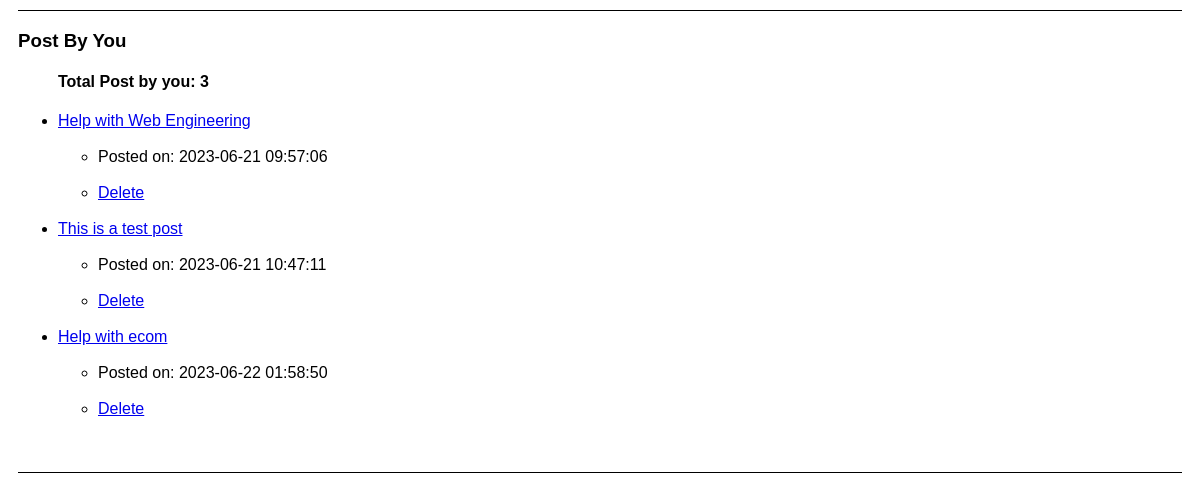
The app's page /Edusearch-AskAce/viewPost.php (signed in) with its own data.
### tables this page shows
CREATE TABLE `post` (
  `PostID` int(4) NOT NULL,
  `UserID` int(4) NOT NULL,
  `PostTitle` varchar(100) NOT NULL,
  `PostContent` varchar(1000) NOT NULL,
  `PostStatus` varchar(10) NOT NULL,
  `PostDate` datetime NOT NULL,
  `ExpertID` int(4) DEFAULT NULL,
  `response` varchar(200) NOT NULL
);

### Edusearch-AskAce/viewPost.php (the view, shortened to what this page needs)
<?php
include("dbase.php");
$cmdselect="SELECT * FROM post WHERE UserID=".$_SESSION['UserID']."";
$cmdcount="SELECT COUNT(PostID) as 'total' FROM post where UserID=".$_SESSION['UserID']."";
$result = $conn->query($cmdselect);
$result2 = $conn->query($cmdcount);
?>
<html>
    <head>
    </head>
    <link rel="stylesheet" type="text/css" href="Style.css">
    <body></body>
         <div class="activePost">
            <h3>Post By You</h3>
            <ul>
            <?php
            if($result->num_rows >0){
                $row2=$result2->fetch_assoc();
                echo "<h4>Total Post by you: ".$row2['total']."</h4>";
            while($row=$result->fetch_assoc()){
                $href="displayPost.php?uid=".$row['PostID'];
                $del="delete.php?uid=".$row['PostID'];
            ?>
                <?php echo "<li><a href='".$href."' target='_parent'>" .$row['PostTitle']."</a></li><br>"; ?>
                <?php echo "<ul><li>Posted on: " .$row['PostDate']."</li></ul><br>"; ?>
                <?php echo "<ul><li><a onclick='return confirm()' href='".$del."'>Delete</a></li></ul><br>" ?>
            <?php
            }
            }
            ?>
            </ul>
        </div>
    </body>
</html>

### Edusearch-AskAce/Style.css (style rules this page uses)
body { font-family: Arial, Helvetica, sans-serif; background-image: url("Image/bg.jpg"); }
.activePost { position: relative; margin: 10px; border-top: 1px solid black; border-bottom: 1px solid black; padding-bottom: 20px; }

### records on screen
post: PostTitle "Help with Web Engineering", PostDate "2023-06-21 09:57:06"
post: PostTitle "This is a test post", PostDate "2023-06-21 10:47:11"
post: PostTitle "Help with ecom", PostDate "2023-06-22 01:58:50"

### other values on screen
$row2['total'] "3"
